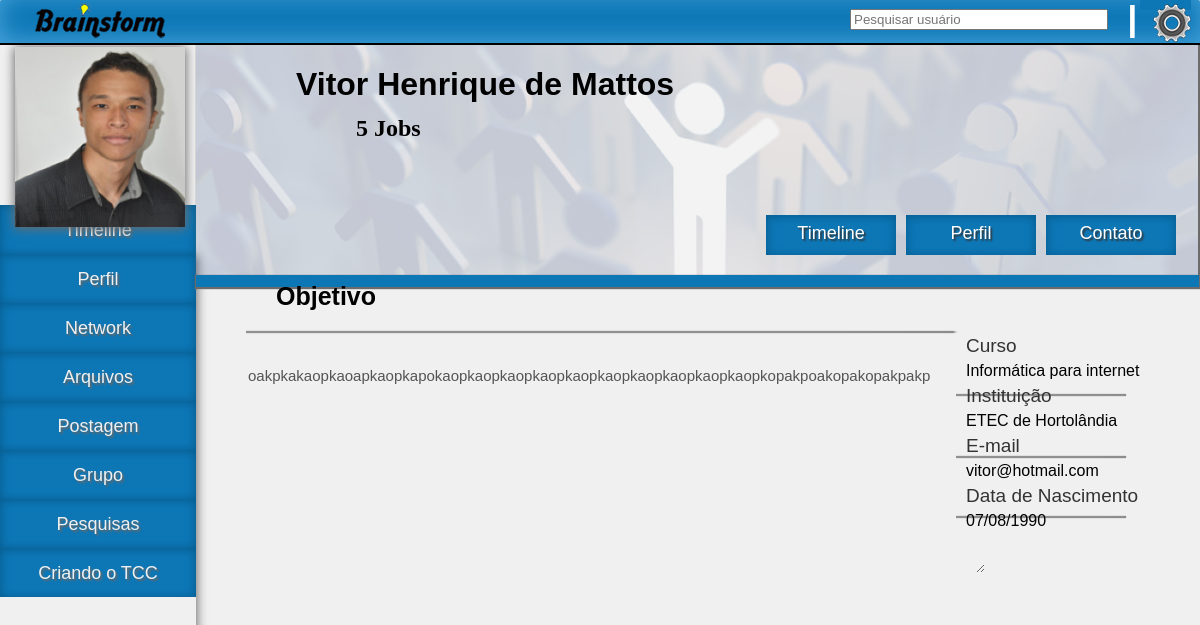
Screenshot of /login/perfil_sobre_amigo.php?id_usuario_amigo=11 (signed in) with the database file from the repository.
### tables this page shows
CREATE TABLE IF NOT EXISTS `usuario` (
  `id_usuario` int(5) NOT NULL AUTO_INCREMENT,
  `cod_grupo` int(5) DEFAULT NULL,
  `login_usuario` varchar(20) DEFAULT NULL,
  `dtnasc_usuario` date DEFAULT NULL,
  `ultimo_acesso_usuario` date DEFAULT NULL,
  `sexo_usuario` varchar(10) DEFAULT NULL,
  `senha_usuario` varchar(15) DEFAULT NULL,
  `endereco_usuario` varchar(50) DEFAULT NULL,
  `nome_usuario` varchar(50) DEFAULT NULL,
  `curso_usuario` varchar(30) DEFAULT NULL,
  `email_usuario` varchar(50) DEFAULT NULL,
  `objetivo_usuario` varchar(300) DEFAULT NULL,
  PRIMARY KEY (`id_usuario`),
  KEY `cod_grupo` (`cod_grupo`)
);

CREATE TABLE IF NOT EXISTS `grupo` (
  `cod_grupo` int(5) NOT NULL AUTO_INCREMENT,
  `id_usuario` int(5) DEFAULT NULL,
  `curso_grupo` varchar(25) DEFAULT NULL,
  `nome_grupo` varchar(20) DEFAULT NULL,
  `id_usuario_lider` int(5) DEFAULT NULL,
  `objetivo_grupo` varchar(300) DEFAULT NULL,
  `tema_grupo` varchar(20) DEFAULT NULL,
  PRIMARY KEY (`cod_grupo`),
  KEY `id_usuario` (`id_usuario`),
  KEY `id_usuario_lider` (`id_usuario_lider`)
);

### login/perfil_sobre_amigo.php (the view, shortened to what this page needs)
<!doctype html>
<html>
<head>
<link rel="stylesheet" type="text/css" href="css/topo.css" />
<link rel="stylesheet" type="text/css" href="css/conteudo_perfil.css" />
<body>
<div id="pagina">
   				 		<div id="topo">
                        <img src="images/logo.png" class="logo" />
                        <div id="barra_inf"></div>
            			</div>
                        <form class="form_search" action="exibe_pesquisa.php" method="post">
                        	<input type="text" name="searchbox" placeholder="Pesquisar usuário" />
                        </form>
                        <div class="sep"><img src="images/sep.png" height="33" width="5" /></div>
                        <div class="config">
                            <ul class="no-js">
                                <li>
                                    <a class="clicker"><img src="images/engrenagem-hi.png" alt="Icon"></a>
                                </li>
                            </ul>
                        </div>
            <div id="menu_lateral">
            		<div id="foto_perfil">
                    	<?php include ("exibir_foto_perfil.php"); ?>
                    </div>
                    <div id="menu">
                    		<?php include ("verifica_grupo.php"); ?>
                    </div>
            </div>
            <div id="conteudo">
            	 <div id="capa_perfil">
                    	 <?php
				$id_usuario_amigo = $_GET['id_usuario_amigo'];
				 		$busca_nome_amigo = mysql_query("SELECT id_usuario,nome_usuario,cod_grupo FROM usuario WHERE id_usuario = 				'$_GET[id_usuario_amigo]'");
						$result_nome_amigo = mysql_result($busca_nome_amigo,0,"nome_usuario");
						$result_cod_grupo_amigo = mysql_result($busca_nome_amigo,0,"cod_grupo");
						$query_nome_grupo_amigo = mysql_query("SELECT cod_grupo,nome_grupo FROM grupo WHERE cod_grupo = '$result_cod_grupo_amigo'");
						$result_nome_grupo_amigo = mysql_result($query_nome_grupo_amigo,0,'nome_grupo');
                    	echo "<h1>$result_nome_amigo</h1>
                        <h2>$result_nome_grupo_amigo</h2>
                        <span></span>";
						?>
                        		<div id="menu_perfil">
                                <form action="perfil_amigo.php" method="get">
                                <a class="timeline" href=""><input type="submit" name="send_id_amigo" value="" />Timeline</a>
                                </form>
                                <form action="perfil_sobre_amigo.php" method="get">
                                <a class="perfil" href=""><input type="submit" name="send_id_amigo" value="" />Perfil</a>
                                 </form>
                                 <form action="perfil_contato_amigo.php" method="get">
                                <a class="contato" href=""><input type="submit" name="send_id_amigo" value="" />Contato</a>
                                </form>
                                </div>
                      </div>
    							<?php
								include ("exibe_perfil_objetivo_amigo.php");
								?>
                               </div>
                 </div>
</body>
</html>

### login/exibe_perfil_objetivo_amigo.php (shortened to what this page needs)
<?php
	$busca = "SELECT id_usuario,curso_usuario,email_usuario,dtnasc_usuario,objetivo_usuario FROM usuario WHERE id_usuario = '$id_usuario_amigo'";
	$query = mysql_query($busca);
	while ($array = mysql_fetch_array($query)) {
			$dtnascimento = explode ('-' , $array['dtnasc_usuario']);
			$Data_nascimento = "$dtnascimento[2]/$dtnascimento[1]/$dtnascimento[0]";
			echo "<div id='sobre_perfil'>
                                        <h1 class='objetivo'>Objetivo</h1>
                                        <img src='images/sep2.png' class='sep_perfil' />
                                        <p class='conteudo_objetivo'><textarea rows='12' cols='80' disabled>$array[objetivo_usuario]</textarea></p>
                                        <img src='images/sep2.png' class='sep2_perfil' />
                                        <img src='images/sep2.png' class='sep3_perfil' />
                                        <img src='images/sep2.png' class='sep4_perfil' />
                                        	<ul class='lateral_sobre'>
                                            	<li class='title'>Curso</li>
                                                <li>$array[curso_usuario]</li>
                                                <li class='title'>Instituição</li>
                                                <li>ETEC de Hortolândia</li>
                                                <li class='title'>E-mail</li>
                                                <li>$array[email_usuario]</li>
                                                <li class='title'>Data de Nascimento</li>
                                                <li>$Data_nascimento</li>
                                            </ul>
                                </div>";
		}
?>

### login/css/topo.css (style rules this page uses)
html,body { margin:0 auto; padding:0; background-color:#f0f0f0; overflow-x:hidden; }
#topo { height:45px; background-color:#0d77b6; width:1200px; position:fixed; box-shadow: 1px -5px 25px #47a3da inset; z-index:2; border-radius:2px; }
#barra_inf { margin:0 auto; padding:0; margin-top:43px; height:2px; background-color:#000; width:1200px; position:fixed; z-index:2; }
.logo { position:absolute; left:20px; margin-top:3px; margin-left:15px; }
.form_search { position:fixed; margin-left:850px; margin-top:9px; z-index:2; }
.form_search input { position:absolute; width:250px; z-index:2; }
.sep { margin-top:5px; position:fixed; margin-left:1130px; z-index:2; }
#pagina { margin:0 auto; padding:0; width:1200px; height:auto; box-shadow: 0px 1px 10px 1px #6d6a6a; }
#menu_lateral { margin-top:45px; position:fixed; width:196px; height:665px; }
#menu { height:390px; width:196px; margin-top:210px; position:absolute; line-height:50px; box-shadow: 0px 1px 10px 1px #6d6a6a; }
.config { position:fixed; margin-left:1100px; margin-top:-12px; width:100px; z-index:10; }
.config ul { font-weight:900; width:170px; }
.config ul li { position:relative; list-style:none; cursor:pointer; }
.config ul .clicker { width:1px; height:1px; background-color:#0d77b6; }
.config img { position:absolute; top:9px; left:12px; }
.config ul { margin-top:5px; }
.config ul li a { transition:background-color 0.2s ease-in-out; -webkit-transition:background-color 0.2s ease-in-out; -moz-transition:background-color 0.2s ease-in-out; display:block; padding:8px 10px 8px 40px; background:#FFF; color:#333; text-decoration:none; }

### login/css/conteudo_perfil.css (style rules this page uses)
#conteudo { position:absolute; width:976px; height:auto; margin-left:196px; margin-top:45px; }
#capa_perfil { position:absolute; width:1002px; height:240px; background-image:url(../images/capa_perfil.png); box-shadow:1px 1px 1px 1px #6d6a6a; }
#capa_perfil h1 { margin-left:100px; position:absolute; }
#capa_perfil h2 { position:absolute; margin-left:160px; margin-top:70px; }
#capa_perfil span { height:12px; width:1003px; position:absolute; background-color:#0d77b6; margin-top:230px; box-shadow: 0px 1px 1px 1px #6d6a6a; }
#menu_perfil { position:absolute; margin-top:170px; margin-left:430px; }
#menu_perfil input { background-color:transparent; width:130px; height:40px; position:absolute; margin-left:-42px; border:0; cursor:pointer; }
#menu_perfil a { text-decoration:none; text-align:center; line-height:2; color:#FFF; font-family: 'Cantarell', sans-serif; font-size:18px; box-shadow: 0px 1px 10px 1px #075d90 inset; }
.timeline { position:absolute; background-color:#0d77b6; height:40px; width:130px; margin-left:140px; text-shadow:0.1em 0.1em 0.1em #333333; }
.perfil { position:absolute; background-color:#0d77b6; height:40px; width:130px; margin-left:280px; text-shadow:0.1em 0.1em 0.1em #333333; }
.contato { position:absolute; background-color:#0d77b6; height:40px; width:130px; margin-left:420px; text-shadow:0.1em 0.1em 0.1em #333333; }
#sobre_perfil { position:absolute; margin-top:220px; width:1003px; height:300px; }
.objetivo { position:absolute; margin-left:80px; font-family: 'Cantarell', sans-serif; font-size:25px; }
.sep_perfil { position:absolute; margin-top:65px; margin-left:50px; width:713px; height:4px; z-index:1; }
.conteudo_objetivo { position:absolute; width:673px; margin-top:100px; margin-left:50px; text-align:justify; font-family: 'Cantarell', sans-serif; }
.conteudo_objetivo textarea { background-color:#f0f0f0; border:0; text-align:justify; font-family: 'Cantarell', sans-serif; font-size:15px; }
.lateral_sobre { position:absolute; margin-left:730px; margin-top:65px; list-style:none; font-family: 'Cantarell', sans-serif; }
.sep2_perfil { position:absolute; height:4px; margin-left:760px; margin-top:128px; }
.sep3_perfil { position:absolute; height:4px; margin-left:760px; margin-top:190px; }
.sep4_perfil { position:absolute; height:4px; margin-left:760px; margin-top:250px; }
.lateral_sobre li { padding-top:5px; }
.title { color:#333; font-size:19px; }
h1 { margin-left:150px; font-family: 'Cantarell', sans-serif; }

### rows the page displays
usuario: nome_usuario "Vitor Henrique de Mattos", objetivo_usuario "oakpkakaopkaoapkaopkapokaopkaopkaopkaopkaopkaopkaopkaopkaopkaopkopakpoakopakopakpakp", curso_usuario "Informática para internet", email_usuario "vitor@hotmail.com", dtnasc_usuario "07/08/1990"
grupo: nome_grupo "5 Jobs"
